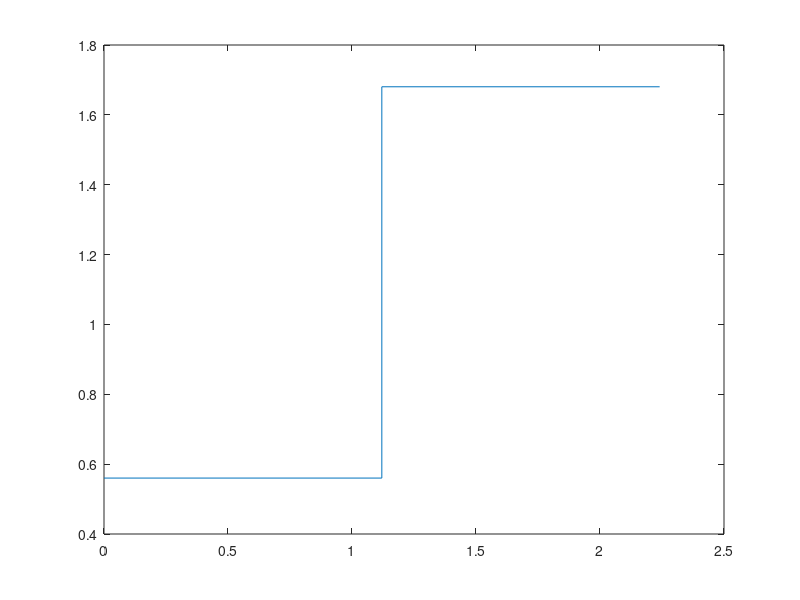

Write MATLAB code to recreate this figure.
clc;
clear all;
sigma=1;
sd=1;
L=2; 

g2=0;
g=0;
B=0.1;
q=1;
for i = 1:80
    g1=0;
    for j=1:(L/2)-1
        I = @(u)((u-((2.*j-1).*q)/2).*(u.*exp(-1.*(u.^2)/2)));
        g1 = g1-2.*((2.*j-1).*quad(I,(j-1).*q,j.*q));
    end;
    I1= @(u)((u-((L-1).*q)/2).*(u.*exp(-1.*(u.^2)/2)));
    g2=g2-2.*(L-1).*quad(I1,(L/2-1).*q,10);
    g=g1+g2;
    q = q-B.*g;
end;

tk=zeros(1,L+1);
rk=zeros(1,L+1);
for i=1:L+1
    tk(i)=q.*(i-1);
end;
for i=1:L
    rk(i)=(tk(i)+tk(i+1))/2;
end;
rk(L+1) = rk(L);
a = L*q/2;
MSE=0;
for i=1:L
    I2=@(u)((u-rk(i)).^2.*u.*exp(-1*(u.^2)/2));
    MSE=MSE+quad(I2,tk(i),tk(i+1));
end;
SNR=10*log10(1/MSE);
I3= @(u)(u.*exp(-1.*(u.^2)/2)); 

F=@(u)((u/sigma).*exp(-u.^2/(2*sigma.^2)));
entropy=0;
for i=1:1:L
    a2(i)=quad(F,tk(i),tk(i+1));
    entropy=entropy-(a2(i)*log2(a2(i)));
end

stairs(tk,rk);

